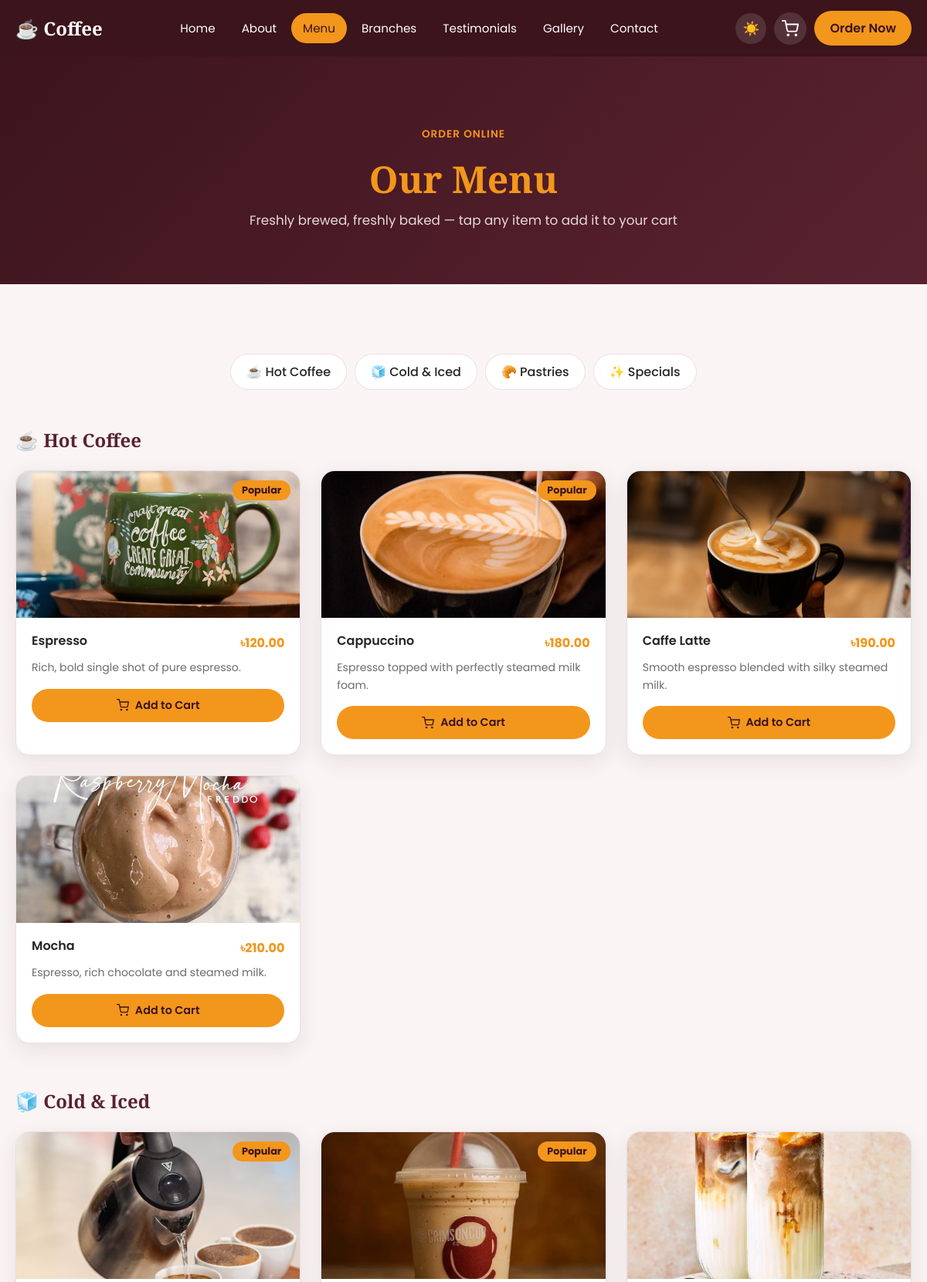
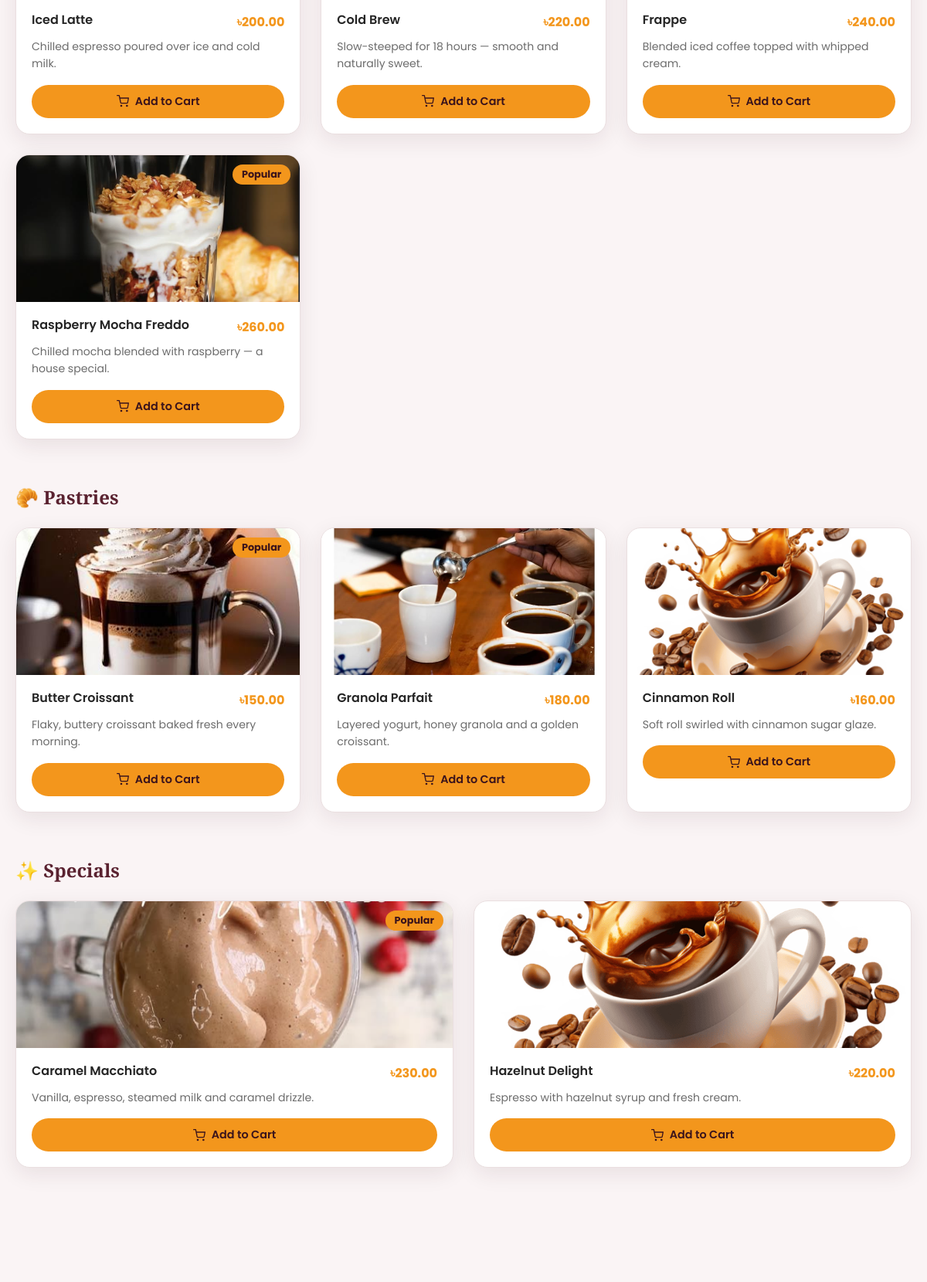
The app's page /menu/ (upper part) with its own data (2 pictures, top to bottom).
### coffee/models.py (models this page shows, shortened)
class MenuCategory(models.Model):
    name = models.CharField(max_length=60)
    icon = models.CharField(max_length=10, blank=True, help_text="Optional emoji icon, e.g. ☕")
    order = models.PositiveIntegerField(default=0)
    class Meta:
        verbose_name_plural = "Menu Categories"
        ordering = ["order", "name"]

class MenuItem(models.Model):
    category = models.ForeignKey(MenuCategory, related_name="items", on_delete=models.CASCADE)
    name = models.CharField(max_length=80)
    description = models.TextField(blank=True)
    price = models.DecimalField(max_digits=8, decimal_places=2)
    image = models.ImageField(upload_to="menu/", blank=True, null=True)
    is_featured = models.BooleanField(default=False, help_text="Show in 'Popular Picks'")
    is_available = models.BooleanField(default=True)
    order = models.PositiveIntegerField(default=0)
    class Meta:
        ordering = ["order", "name"]

### coffee/views.py (the view)
# urls.py: path("menu/", views.menu, name="menu"),
def menu(request):
    context = site_context()
    context["categories"] = MenuCategory.objects.prefetch_related("items").all()
    context["cart_count"] = _cart_count(request)
    return render(request, "menu.html", context)

### coffee/models.py (called while the page is built)
    @classmethod
    def load(cls):
        obj, _ = cls.objects.get_or_create(pk=1)
        return obj

### coffee/views.py (called while the page is built)
def site_context():
    return {"site": SiteSettings.load()}

def _get_cart(request):
    return request.session.get("cart", {})

def _cart_count(request):
    return sum(_get_cart(request).values())

### templates/menu.html (shortened to what this page needs)
{% extends "base.html" %}
{% load static %}
{% block content %}
<section class="page-banner">
  <div class="section-content">
    <span class="section-tag">Order Online</span>
    <h1>Our Menu</h1>
    <p>Freshly brewed, freshly baked — tap any item to add it to your cart</p>
  </div>
</section>
<section class="full-menu-section">
  <div class="section-content">
    {% if categories %}
    <div class="menu-tabs">
      {% for category in categories %}
        <a href="#cat-{{ category.id }}" class="menu-tab">{{ category.icon }} {{ category.name }}</a>
      {% endfor %}
    </div>
    {% endif %}
    {% for category in categories %}
    <div class="menu-category" id="cat-{{ category.id }}">
      <h2 class="menu-category-title">{{ category.icon }} {{ category.name }}</h2>
      <div class="menu-list-grid">
        {% for item in category.items.all %}
          {% if item.is_available %}
          <div class="menu-list-card"
               data-item-id="{{ item.id }}"
               data-item-name="{{ item.name }}"
               data-item-price="{{ item.price }}"
               data-item-img="{% if item.image %}{{ item.image.url }}{% else %}{% static 'img/Naisha.png' %}{% endif %}"
               data-item-desc="{{ item.description }}">
            <div class="menu-card-img js-open-order">
              {% if item.image %}
                <img src="{{ item.image.url }}" alt="{{ item.name }}">
              {% else %}
                <img src="{% static 'img/Naisha.png' %}" alt="{{ item.name }}">
              {% endif %}
              {% if item.is_featured %}<span class="badge-popular">Popular</span>{% endif %}
            </div>
            <div class="menu-card-body">
              <div class="menu-card-top">
                <h3>{{ item.name }}</h3>
                <span class="price">৳{{ item.price }}</span>
              </div>
              {% if item.description %}<p>{{ item.description }}</p>{% endif %}
              <button type="button" class="add-cart-btn js-open-order">
                <svg width="16" height="16" viewBox="0 0 24 24" fill="none" stroke="currentColor" stroke-width="2" stroke-linecap="round" stroke-linejoin="round"><circle cx="9" cy="21" r="1"></circle><circle cx="20" cy="21" r="1"></circle><path d="M1 1h4l2.68 13.39a2 2 0 0 0 2 1.61h9.72a2 2 0 0 0 2-1.61L23 6H6"></path></svg>
                Add to Cart
              </button>
            </div>
          </div>
          {% endif %}
        {% empty %}
          <p class="empty-state">No items in this category yet.</p>
        {% endfor %}
      </div>
    </div>
    {% empty %}
      <p class="empty-state">The menu will appear here once categories and items are added from the admin panel.</p>
    {% endfor %}
  </div>
</section>
{% endblock %}

### static/css/style.css (style rules this page uses)
*, *::before, *::after { margin:0; padding:0; box-sizing:border-box; font-family:"Poppins",sans-serif; }
:root { --white:#fff; --dark:#252525; --primary:#3b141c; --primary-lt:#5a2230; --secondary:#f3961c; --secondary-lt:#ffb24d; --bg:#faf4f5; --surface:#ffffff; --text:#252525; --muted:#6c6c6c; --border:#eadfe0; --shadow:rgba(59,20,28,.09); --trans:.3s ease; --radius-s:8px; --radius-m:30px; --radius-l:18px; --max-w:1200px; }
html,body { scroll-behavior:smooth; }
body { background:var(--bg); color:var(--text); transition:background var(--trans),color var(--trans); overflow-x:hidden; }
a { text-decoration:none; color:inherit; }
button { cursor:pointer; border:none; background:none; font-family:inherit; }
img { width:100%; display:block; }
h1,h2,h3,h4 { font-family:"Playfair Display",serif; line-height:1.25; }
.section-content { margin:0 auto; padding:0 20px; max-width:var(--max-w); }
.section-tag { display:inline-block; color:var(--secondary); font-weight:600; letter-spacing:1px; text-transform:uppercase; font-size:.85rem; margin-bottom:8px; }
.page-banner { background:linear-gradient(135deg,var(--primary),var(--primary-lt)); color:var(--white); padding:160px 0 70px; text-align:center; }
.page-banner h1 { font-size:clamp(2rem,4vw,3rem); color:var(--secondary); margin-top:10px; }
.page-banner p { margin-top:10px; color:#e8d9db; font-size:1.05rem; }
.menu-preview-section,.full-menu-section { padding:90px 0; }
.menu-grid,.menu-list-grid { display:grid; grid-template-columns:repeat(auto-fit,minmax(280px,1fr)); gap:26px; margin-bottom:20px; }
.menu-card,.menu-list-card { background:var(--surface); border-radius:var(--radius-l); overflow:hidden; box-shadow:0 8px 28px var(--shadow); transition:var(--trans); border:1px solid var(--border); }
.menu-card-img { height:190px; overflow:hidden; position:relative; }
.menu-card-img img { height:100%; object-fit:cover; transition:var(--trans); }
.badge-popular { position:absolute; top:12px; right:12px; background:var(--secondary); color:var(--primary); padding:4px 12px; border-radius:var(--radius-m); font-size:.8rem; font-weight:700; }
.menu-card-body { padding:20px; }
.menu-card-top { display:flex; justify-content:space-between; align-items:flex-start; margin-bottom:8px; gap:10px; }
.menu-card-top h3 { font-size:1rem; font-family:"Poppins",sans-serif; font-weight:600; }
.price { color:var(--secondary); font-weight:700; white-space:nowrap; }
.menu-card-body p { color:var(--muted); font-size:.88rem; line-height:1.6; }
.menu-tabs { display:flex; flex-wrap:wrap; gap:10px; justify-content:center; margin-bottom:50px; }
.menu-tab { padding:10px 20px; border-radius:var(--radius-m); background:var(--surface); border:1px solid var(--border); font-weight:500; transition:var(--trans); }
.menu-category { margin-bottom:60px; scroll-margin-top:100px; }
.menu-category-title { font-size:1.5rem; margin-bottom:24px; color:var(--primary-lt); }
.menu-card-img { cursor:pointer; }
.add-cart-btn { display:flex; align-items:center; justify-content:center; gap:8px; width:100%; margin-top:16px; padding:11px; background:var(--secondary); color:var(--primary); border-radius:var(--radius-m); font-weight:600; font-size:.9rem; transition:var(--trans); font-family:"Poppins",sans-serif; }
.add-cart-btn svg { flex-shrink:0; }

### records on screen
MenuCategory: icon "☕", name "Hot Coffee"
MenuCategory: icon "🧊", name "Cold & Iced"
MenuCategory: icon "🥐", name "Pastries"
MenuCategory: icon "✨", name "Specials"
MenuItem: image (picture), is_featured "Popular", name "Espresso", price "120.00", description "Rich, bold single shot of pure espresso."
MenuItem: image (picture), is_featured "Popular", name "Cappuccino", price "180.00", description "Espresso topped with perfectly steamed milk foam."
MenuItem: image (picture), name "Caffe Latte", price "190.00", description "Smooth espresso blended with silky steamed milk."
MenuItem: image (picture), name "Mocha", price "210.00", description "Espresso, rich chocolate and steamed milk."
MenuItem: image (picture), is_featured "Popular", name "Iced Latte", price "200.00", description "Chilled espresso poured over ice and cold milk."
MenuItem: image (picture), is_featured "Popular", name "Cold Brew", price "220.00", description "Slow-steeped for 18 hours — smooth and naturally sweet."
MenuItem: image (picture), name "Frappe", price "240.00", description "Blended iced coffee topped with whipped cream."
MenuItem: image (picture), is_featured "Popular", name "Raspberry Mocha Freddo", price "260.00", description "Chilled mocha blended with raspberry — a house special."
MenuItem: image (picture), is_featured "Popular", name "Butter Croissant", price "150.00", description "Flaky, buttery croissant baked fresh every morning."
MenuItem: image (picture), name "Granola Parfait", price "180.00", description "Layered yogurt, honey granola and a golden croissant."
MenuItem: is_available True (drawn), name "Cinnamon Roll", price "160.00", description "Soft roll swirled with cinnamon sugar glaze."
MenuItem: image (picture), is_featured "Popular", name "Caramel Macchiato", price "230.00", description "Vanilla, espresso, steamed milk and caramel drizzle."
MenuItem: is_available True (drawn), name "Hazelnut Delight", price "220.00", description "Espresso with hazelnut syrup and fresh cream."
